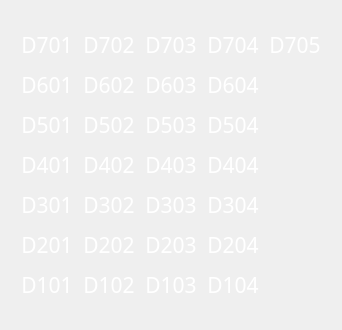
            <widget class="QWidget" name="bay_d_page">
             <layout class="QVBoxLayout" name="verticalLayout_28">
              <item>
               <widget class="QFrame" name="frame_24">
                <property name="frameShape">
                 <enum>QFrame::NoFrame</enum>
                </property>
                <property name="frameShadow">
                 <enum>QFrame::Raised</enum>
                </property>
                <layout class="QHBoxLayout" name="horizontalLayout_8">
                 <property name="spacing">
                  <number>10</number>
                 </property>
                 <property name="leftMargin">
                  <number>10</number>
                 </property>
                 <property name="topMargin">
                  <number>10</number>
                 </property>
                 <property name="rightMargin">
                  <number>10</number>
                 </property>
                 <property name="bottomMargin">
                  <number>10</number>
                 </property>
                 <item>
                  <widget class="QFrame" name="frame_25">
                   <property name="frameShape">
                    <enum>QFrame::NoFrame</enum>
                   </property>
                   <property name="frameShadow">
                    <enum>QFrame::Raised</enum>
                   </property>
                   <layout class="QVBoxLayout" name="verticalLayout_29">
                    <property name="spacing">
                     <number>10</number>
                    </property>
                    <property name="leftMargin">
                     <number>0</number>
                    </property>
                    <property name="rightMargin">
                     <number>0</number>
                    </property>
                    <item>
                     <widget class="QLabel" name="d701">
                      <property name="font">
                       <font>
                        <family>Mitr SemiBold</family>
                        <pointsize>16</pointsize>
                       </font>
                      </property>
                      <property name="styleSheet">
                       <string notr="true">color: rgb(255, 255, 255);</string>
                      </property>
                      <property name="text">
                       <string>D701</string>
                      </property>
                      <property name="alignment">
                       <set>Qt::AlignCenter</set>
                      </property>
                     </widget>
                    </item>
                    <item>
                     <widget class="QLabel" name="d601">
                      <property name="font">
                       <font>
                        <family>Mitr SemiBold</family>
                        <pointsize>16</pointsize>
                       </font>
                      </property>
                      <property name="styleSheet">
                       <string notr="true">color: rgb(255, 255, 255);</string>
                      </property>
                      <property name="text">
                       <string>D601</string>
                      </property>
                      <property name="alignment">
                       <set>Qt::AlignCenter</set>
                      </property>
                     </widget>
                    </item>
                    <item>
                     <widget class="QLabel" name="d501">
                      <property name="font">
                       <font>
                        <family>Mitr SemiBold</family>
                        <pointsize>16</pointsize>
                       </font>
                      </property>
                      <property name="styleSheet">
                       <string notr="true">color: rgb(255, 255, 255);</string>
                      </property>
                      <property name="text">
                       <string>D501</string>
                      </property>
                      <property name="alignment">
                       <set>Qt::AlignCenter</set>
                      </property>
                     </widget>
                    </item>
                    <item>
                     <widget class="QLabel" name="d401">
                      <property name="font">
                       <font>
                        <family>Mitr SemiBold</family>
                        <pointsize>16</pointsize>
                       </font>
                      </property>
                      <property name="styleSheet">
                       <string notr="true">color: rgb(255, 255, 255);</string>
                      </property>
                      <property name="text">
                       <string>D401</string>
                      </property>
                      <property name="alignment">
                       <set>Qt::AlignCenter</set>
                      </property>
                     </widget>
                    </item>
                    <item>
                     <widget class="QLabel" name="d301">
                      <property name="font">
                       <font>
                        <family>Mitr SemiBold</family>
                        <pointsize>16</pointsize>
                       </font>
                      </property>
                      <property name="styleSheet">
                       <string notr="true">color: rgb(255, 255, 255);</string>
                      </property>
                      <property name="text">
                       <string>D301</string>
                      </property>
                      <property name="alignment">
                       <set>Qt::AlignCenter</set>
                      </property>
                     </widget>
                    </item>
                    <item>
                     <widget class="QLabel" name="d201">
                      <property name="font">
                       <font>
                        <family>Mitr SemiBold</family>
                        <pointsize>16</pointsize>
                       </font>
                      </property>
                      <property name="styleSheet">
                       <string notr="true">color: rgb(255, 255, 255);</string>
                      </property>
                      <property name="text">
                       <string>D201</string>
                      </property>
                      <property name="alignment">
                       <set>Qt::AlignCenter</set>
                      </property>
                     </widget>
                    </item>
                    <item>
                     <widget class="QLabel" name="d101">
                      <property name="font">
                       <font>
                        <family>Mitr SemiBold</family>
                        <pointsize>16</pointsize>
                       </font>
                      </property>
                      <property name="styleSheet">
                       <string notr="true">color: rgb(255, 255, 255);</string>
                      </property>
                      <property name="text">
                       <string>D101</string>
                      </property>
                      <property name="alignment">
                       <set>Qt::AlignCenter</set>
                      </property>
                     </widget>
                    </item>
                   </layout>
                  </widget>
                 </item>
                 <item>
                  <widget class="QFrame" name="frame_26checkupbroken">
                   <property name="frameShape">
                    <enum>QFrame::NoFrame</enum>
                   </property>
                   <property name="frameShadow">
                    <enum>QFrame::Raised</enum>
                   </property>
                   <layout class="QVBoxLayout" name="verticalLayout_30">
                    <property name="spacing">
                     <number>10</number>
                    </property>
                    <property name="leftMargin">
                     <number>0</number>
                    </property>
                    <property name="rightMargin">
                     <number>0</number>
                    </property>
                    <item>
                     <widget class="QLabel" name="d702">
                      <property name="font">
                       <font>
                        <family>Mitr SemiBold</family>
                        <pointsize>16</pointsize>
                       </font>
                      </property>
                      <property name="styleSheet">
                       <string notr="true">color: rgb(255, 255, 255);</string>
                      </property>
                      <property name="text">
                       <string>D702</string>
                      </property>
                      <property name="alignment">
                       <set>Qt::AlignCenter</set>
                      </property>
                     </widget>
                    </item>
                    <item>
                     <widget class="QLabel" name="d602">
                      <property name="font">
                       <font>
                        <family>Mitr SemiBold</family>
                        <pointsize>16</pointsize>
                       </font>
                      </property>
                      <property name="styleSheet">
                       <string notr="true">color: rgb(255, 255, 255);</string>
                      </property>
                      <property name="text">
                       <string>D602</string>
                      </property>
                      <property name="alignment">
                       <set>Qt::AlignCenter</set>
                      </property>
                     </widget>
                    </item>
                    <item>
                     <widget class="QLabel" name="d502">
                      <property name="font">
                       <font>
                        <family>Mitr SemiBold</family>
                        <pointsize>16</pointsize>
                       </font>
                      </property>
                      <property name="styleSheet">
                       <string notr="true">color: rgb(255, 255, 255);</string>
                      </property>
                      <property name="text">
                       <string>D502</string>
                      </property>
                      <property name="alignment">
                       <set>Qt::AlignCenter</set>
                      </property>
                     </widget>
                    </item>
                    <item>
                     <widget class="QLabel" name="d402">
                      <property name="font">
                       <font>
                        <family>Mitr SemiBold</family>
                        <pointsize>16</pointsize>
                       </font>
                      </property>
                      <property name="styleSheet">
                       <string notr="true">color: rgb(255, 255, 255);</string>
                      </property>
                      <property name="text">
                       <string>D402</string>
                      </property>
                      <property name="alignment">
                       <set>Qt::AlignCenter</set>
                      </property>
                     </widget>
                    </item>
                    <item>
                     <widget class="QLabel" name="d302">
                      <property name="font">
                       <font>
                        <family>Mitr SemiBold</family>
                        <pointsize>16</pointsize>
                       </font>
                      </property>
                      <property name="styleSheet">
                       <string notr="true">color: rgb(255, 255, 255);</string>
                      </property>
                      <property name="text">
                       <string>D302</string>
                      </property>
                      <property name="alignment">
                       <set>Qt::AlignCenter</set>
                      </property>
                     </widget>
                    </item>
                    <item>
                     <widget class="QLabel" name="d202">
                      <property name="font">
                       <font>
                        <family>Mitr SemiBold</family>
                        <pointsize>16</pointsize>
                       </font>
                      </property>
                      <property name="styleSheet">
                       <string notr="true">color: rgb(255, 255, 255);</string>
                      </property>
                      <property name="text">
                       <string>D202</string>
                      </property>
                      <property name="alignment">
                       <set>Qt::AlignCenter</set>
                      </property>
                     </widget>
                    </item>
                    <item>
                     <widget class="QLabel" name="d102">
                      <property name="font">
                       <font>
                        <family>Mitr SemiBold</family>
                        <pointsize>16</pointsize>
                       </font>
                      </property>
                      <property name="styleSheet">
                       <string notr="true">color: rgb(255, 255, 255);</string>
                      </property>
                      <property name="text">
                       <string>D102</string>
                      </property>
                      <property name="alignment">
                       <set>Qt::AlignCenter</set>
                      </property>
                     </widget>
                    </item>
                   </layout>
                  </widget>
                 </item>
                 <item>
                  <widget class="QFrame" name="frame_27">
                   <property name="frameShape">
                    <enum>QFrame::NoFrame</enum>
                   </property>
                   <property name="frameShadow">
                    <enum>QFrame::Raised</enum>
                   </property>
                   <layout class="QVBoxLayout" name="verticalLayout_31">
                    <property name="spacing">
                     <number>10</number>
                    </property>
                    <property name="leftMargin">
                     <number>0</number>
                    </property>
                    <property name="rightMargin">
                     <number>0</number>
                    </property>
                    <item>
                     <widget class="QLabel" name="d703">
                      <property name="font">
                       <font>
                        <family>Mitr SemiBold</family>
                        <pointsize>16</pointsize>
                       </font>
                      </property>
                      <property name="styleSheet">
                       <string notr="true">color: rgb(255, 255, 255);</string>
                      </property>
                      <property name="text">
                       <string>D703</string>
                      </property>
                      <property name="alignment">
                       <set>Qt::AlignCenter</set>
                      </property>
                     </widget>
                    </item>
                    <item>
                     <widget class="QLabel" name="d603">
                      <property name="font">
                       <font>
                        <family>Mitr SemiBold</family>
                        <pointsize>16</pointsize>
                       </font>
                      </property>
                      <property name="styleSheet">
                       <string notr="true">color: rgb(255, 255, 255);</string>
                      </property>
                      <property name="text">
                       <string>D603</string>
                      </property>
                      <property name="alignment">
                       <set>Qt::AlignCenter</set>
                      </property>
                     </widget>
                    </item>
                    <item>
                     <widget class="QLabel" name="d503">
                      <property name="font">
                       <font>
                        <family>Mitr SemiBold</family>
                        <pointsize>16</pointsize>
                       </font>
                      </property>
                      <property name="styleSheet">
                       <string notr="true">color: rgb(255, 255, 255);</string>
                      </property>
                      <property name="text">
                       <string>D503</string>
                      </property>
                      <property name="alignment">
                       <set>Qt::AlignCenter</set>
                      </property>
                     </widget>
                    </item>
                    <item>
                     <widget class="QLabel" name="d403">
                      <property name="font">
                       <font>
                        <family>Mitr SemiBold</family>
                        <pointsize>16</pointsize>
                       </font>
                      </property>
                      <property name="styleSheet">
                       <string notr="true">color: rgb(255, 255, 255);</string>
                      </property>
                      <property name="text">
                       <string>D403</string>
                      </property>
                      <property name="alignment">
                       <set>Qt::AlignCenter</set>
                      </property>
                     </widget>
                    </item>
                    <item>
                     <widget class="QLabel" name="d303">
                      <property name="font">
                       <font>
                        <family>Mitr SemiBold</family>
                        <pointsize>16</pointsize>
                       </font>
                      </property>
                      <property name="styleSheet">
                       <string notr="true">color: rgb(255, 255, 255);</string>
                      </property>
                      <property name="text">
                       <string>D303</string>
                      </property>
                      <property name="alignment">
                       <set>Qt::AlignCenter</set>
                      </property>
                     </widget>
                    </item>
                    <item>
                     <widget class="QLabel" name="d203">
                      <property name="font">
                       <font>
                        <family>Mitr SemiBold</family>
                        <pointsize>16</pointsize>
                       </font>
                      </property>
                      <property name="styleSheet">
                       <string notr="true">color: rgb(255, 255, 255);</string>
                      </property>
                      <property name="text">
                       <string>D203</string>
                      </property>
                      <property name="alignment">
                       <set>Qt::AlignCenter</set>
                      </property>
                     </widget>
                    </item>
                    <item>
                     <widget class="QLabel" name="d103">
                      <property name="font">
                       <font>
                        <family>Mitr SemiBold</family>
                        <pointsize>16</pointsize>
                       </font>
                      </property>
                      <property name="styleSheet">
                       <string notr="true">color: rgb(255, 255, 255);</string>
                      </property>
                      <property name="text">
                       <string>D103</string>
                      </property>
                      <property name="alignment">
                       <set>Qt::AlignCenter</set>
                      </property>
                     </widget>
                    </item>
                   </layout>
                  </widget>
                 </item>
                 <item>
                  <widget class="QFrame" name="frame_28">
                   <property name="frameShape">
                    <enum>QFrame::NoFrame</enum>
                   </property>
                   <property name="frameShadow">
                    <enum>QFrame::Raised</enum>
                   </property>
                   <layout class="QVBoxLayout" name="verticalLayout_32">
                    <property name="spacing">
                     <number>10</number>
                    </property>
                    <property name="leftMargin">
                     <number>0</number>
                    </property>
                    <property name="rightMargin">
                     <number>0</number>
                    </property>
                    <item>
                     <widget class="QLabel" name="d704">
                      <property name="font">
                       <font>
                        <family>Mitr SemiBold</family>
                        <pointsize>16</pointsize>
                       </font>
                      </property>
                      <property name="styleSheet">
                       <string notr="true">color: rgb(255, 255, 255);</string>
                      </property>
                      <property name="text">
                       <string>D704</string>
                      </property>
                      <property name="alignment">
                       <set>Qt::AlignCenter</set>
                      </property>
                     </widget>
                    </item>
                    <item>
                     <widget class="QLabel" name="d604">
                      <property name="font">
                       <font>
                        <family>Mitr SemiBold</family>
                        <pointsize>16</pointsize>
                       </font>
                      </property>
                      <property name="styleSheet">
                       <string notr="true">color: rgb(255, 255, 255);</string>
                      </property>
                      <property name="text">
                       <string>D604</string>
                      </property>
                      <property name="alignment">
                       <set>Qt::AlignCenter</set>
                      </property>
                     </widget>
                    </item>
                    <item>
                     <widget class="QLabel" name="d504">
                      <property name="font">
                       <font>
                        <family>Mitr SemiBold</family>
                        <pointsize>16</pointsize>
                       </font>
                      </property>
                      <property name="styleSheet">
                       <string notr="true">color: rgb(255, 255, 255);</string>
                      </property>
                      <property name="text">
                       <string>D504</string>
                      </property>
                      <property name="alignment">
                       <set>Qt::AlignCenter</set>
                      </property>
                     </widget>
                    </item>
                    <item>
                     <widget class="QLabel" name="d404">
                      <property name="font">
                       <font>
                        <family>Mitr SemiBold</family>
                        <pointsize>16</pointsize>
                       </font>
                      </property>
                      <property name="styleSheet">
                       <string notr="true">color: rgb(255, 255, 255);</string>
                      </property>
                      <property name="text">
                       <string>D404</string>
                      </property>
                      <property name="alignment">
                       <set>Qt::AlignCenter</set>
                      </property>
                     </widget>
                    </item>
                    <item>
                     <widget class="QLabel" name="d304">
                      <property name="font">
                       <font>
                        <family>Mitr SemiBold</family>
                        <pointsize>16</pointsize>
                       </font>
                      </property>
                      <property name="styleSheet">
                       <string notr="true">color: rgb(255, 255, 255);</string>
                      </property>
                      <property name="text">
                       <string>D304</string>
                      </property>
                      <property name="alignment">
                       <set>Qt::AlignCenter</set>
                      </property>
                     </widget>
                    </item>
                    <item>
                     <widget class="QLabel" name="d204">
                      <property name="font">
                       <font>
                        <family>Mitr SemiBold</family>
                        <pointsize>16</pointsize>
                       </font>
                      </property>
                      <property name="styleSheet">
                       <string notr="true">color: rgb(255, 255, 255);</string>
                      </property>
                      <property name="text">
                       <string>D204</string>
                      </property>
                      <property name="alignment">
                       <set>Qt::AlignCenter</set>
                      </property>
                     </widget>
                    </item>
                    <item>
                     <widget class="QLabel" name="d104">
                      <property name="font">
                       <font>
                        <family>Mitr SemiBold</family>
                        <pointsize>16</pointsize>
                       </font>
                      </property>
                      <property name="styleSheet">
                       <string notr="true">color: rgb(255, 255, 255);</string>
                      </property>
                      <property name="text">
                       <string>D104</string>
                      </property>
                      <property name="alignment">
                       <set>Qt::AlignCenter</set>
                      </property>
                     </widget>
                    </item>
                   </layout>
                  </widget>
                 </item>
                 <item>
                  <widget class="QFrame" name="frame_29">
                   <property name="frameShape">
                    <enum>QFrame::NoFrame</enum>
                   </property>
                   <property name="frameShadow">
                    <enum>QFrame::Raised</enum>
                   </property>
                   <layout class="QVBoxLayout" name="verticalLayout_33">
                    <property name="spacing">
                     <number>10</number>
                    </property>
                    <property name="leftMargin">
                     <number>0</number>
                    </property>
                    <property name="rightMargin">
                     <number>0</number>
                    </property>
                    <item>
                     <widget class="QLabel" name="d705">
                      <property name="font">
                       <font>
                        <family>Mitr SemiBold</family>
                        <pointsize>16</pointsize>
                       </font>
                      </property>
                      <property name="styleSheet">
                       <string notr="true">color: rgb(255, 255, 255);</string>
                      </property>
                      <property name="text">
                       <string>D705</string>
                      </property>
                      <property name="alignment">
                       <set>Qt::AlignCenter</set>
                      </property>
                     </widget>
                    </item>
                    <item>
                     <widget class="QLabel" name="d601_5">
                      <property name="font">
                       <font>
                        <family>Mitr SemiBold</family>
                        <pointsize>16</pointsize>
                       </font>
                      </property>
                      <property name="text">
                       <string/>
                      </property>
                      <property name="alignment">
                       <set>Qt::AlignCenter</set>
                      </property>
                     </widget>
                    </item>
                    <item>
                     <widget class="QLabel" name="d501_5">
                      <property name="font">
                       <font>
                        <family>Mitr SemiBold</family>
                        <pointsize>16</pointsize>
                       </font>
                      </property>
                      <property name="text">
                       <string/>
                      </property>
                      <property name="alignment">
                       <set>Qt::AlignCenter</set>
                      </property>
                     </widget>
                    </item>
                    <item>
                     <widget class="QLabel" name="d401_5">
                      <property name="font">
                       <font>
                        <family>Mitr SemiBold</family>
                        <pointsize>16</pointsize>
                       </font>
                      </property>
                      <property name="text">
                       <string/>
                      </property>
                      <property name="alignment">
                       <set>Qt::AlignCenter</set>
                      </property>
                     </widget>
                    </item>
                    <item>
                     <widget class="QLabel" name="d301_5">
                      <property name="font">
                       <font>
                        <family>Mitr SemiBold</family>
                        <pointsize>16</pointsize>
                       </font>
                      </property>
                      <property name="text">
                       <string/>
                      </property>
                      <property name="alignment">
                       <set>Qt::AlignCenter</set>
                      </property>
                     </widget>
                    </item>
                    <item>
                     <widget class="QLabel" name="d201_5">
                      <property name="font">
                       <font>
                        <family>Mitr SemiBold</family>
                        <pointsize>16</pointsize>
                       </font>
                      </property>
                      <property name="text">
                       <string/>
                      </property>
                      <property name="alignment">
                       <set>Qt::AlignCenter</set>
                      </property>
                     </widget>
                    </item>
                    <item>
                     <widget class="QLabel" name="d101_5">
                      <property name="font">
                       <font>
                        <family>Mitr SemiBold</family>
                        <pointsize>16</pointsize>
                       </font>
                      </property>
                      <property name="text">
                       <string/>
                      </property>
                      <property name="alignment">
                       <set>Qt::AlignCenter</set>
                      </property>
                     </widget>
                    </item>
                   </layout>
                  </widget>
                 </item>
                </layout>
               </widget>
              </item>
             </layout>
            </widget>
